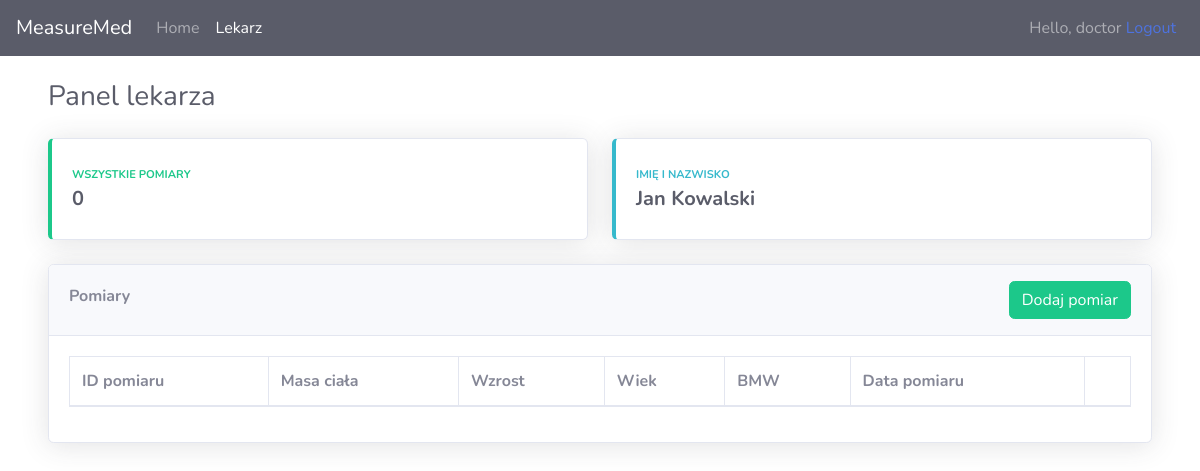
Before: /doctor/ (signed in) with the older database file.
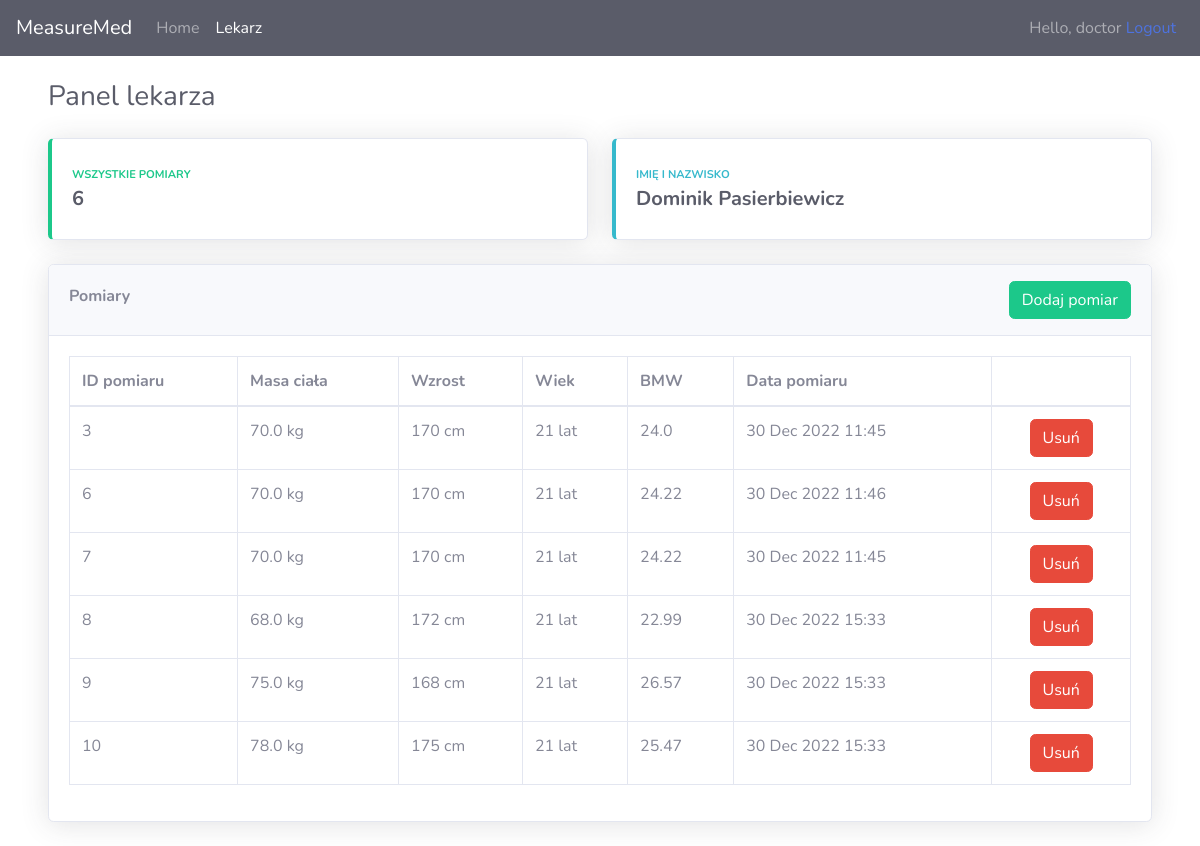
After: the same page with the newer database file.
### app/models.py (models this page shows, shortened)
class Doctor(models.Model):
    user = models.OneToOneField(User, null=True, on_delete=models.CASCADE, related_name='doctor')
    firstName = models.CharField(max_length=200, null=False)
    lastName = models.CharField(max_length=200, null=False)

class Measure(models.Model):
    doctor =  models.ForeignKey(Doctor, null=True, on_delete=models.SET_NULL) #one-to-many relationship
    patient = models.ForeignKey(Patient, null=True, on_delete=models.SET_NULL) #one-to-many relationship
    bmi = models.FloatField(null=True, default=False)
    bodyWeight = models.FloatField(null=False)
    age = models.IntegerField(null=False)
    height = models.IntegerField(null=False)
    measureDate = models.DateTimeField(null=False, default=datetime.datetime.now)

### app/decorators.py (the view)
        def wrapper_func(request, *args, **kwargs):
            group = None
            if request.user.groups.exists():
                group = request.user.groups.all()[0].name
            if group in allowed_roles:
                return view_func(request, *args, **kwargs)
            else:
                return HttpResponse('You are not authorized to view this page.')

### app/views.py (called while the page is built)
@login_required(login_url='login')
@allowed_users(allowed_roles=['doctor'])
def doctor(request):
    current_user = request.user
    doctor = Doctor.objects.get(user=current_user.id)
    measures = Measure.objects.filter(doctor=doctor)
    measuresAmount = measures.count()
    context = {'route': 'doctor', 'measures': measures, 'measuresAmount': measuresAmount, 'doctor': doctor}
    return render(request, 'app/doctor.html', context)

### app/templates/app/doctor.html (shortened to what this page needs)
{% extends 'app/main.html' %} {% block content %}
<div class="container-fluid">
   <div class="d-sm-flex align-items-center justify-content-between mb-4">
      <h1 class="h3 mb-0 text-gray-800">Panel lekarza</h1>
   </div>
   <div class="row">
      <div class="col-xl-6 col-md-12 mb-4">
         <div class="card border-left-success shadow h-100 py-2">
            <div class="card-body">
               <div class="row no-gutters align-items-center">
                  <div class="col mr-2">
                     <div
                        class="text-xs font-weight-bold text-success text-uppercase mb-1"
                        >
                        Wszystkie pomiary
                     </div>
                     <div class="h5 mb-0 font-weight-bold text-gray-800">{{measuresAmount}}</div>
                  </div>
               </div>
            </div>
         </div>
      </div>
      <div class="col-xl-6 col-md-12 mb-4">
         <div class="card border-left-info shadow h-100 py-2">
            <div class="card-body">
               <div class="row no-gutters align-items-center">
                  <div class="col mr-2">
                     <div
                        class="text-xs font-weight-bold text-info text-uppercase mb-1"
                        >
                        Imię i nazwisko
                     </div>
                     <div class="row no-gutters align-items-center">
                        <div class="col-auto">
                           <div class="h5 mb-0 mr-3 font-weight-bold text-gray-800">
                              {{doctor.firstName}} {{doctor.lastName}}
                           </div>
                        </div>
                     </div>
                  </div>
               </div>
            </div>
         </div>
      </div>
   </div>
   <div class="row">
      <div class="col-xl-12 col-md-12">
         <div class="card shadow mb-4">
            <div class="card-header py-3">
              <div class="d-flex justify-content-between">
               <div class="my-auto">
                  <h6 class=" font-weight-bold">Pomiary</h6>
               </div>
               <div class="">
                  <a href="{% url 'create-measure' %}" class="btn btn-success btn-icon-split">
                     <span class="text">Dodaj pomiar</span>
                     </a>
               </div>
              </div>
            </div>
            <div class="card-body">
               <div class="table-responsive">
                  <table
                  class="table table-bordered"
                  id="dataTable"
                  width="100%"
                  cellspacing="0"
                  >
                  <thead>
                     <tr>
                        <th>ID pomiaru</th>
                        <th>Masa ciała</th>
                        <th>Wzrost</th>
                        <th>Wiek</th>
                        <th>BMW</th>
                        <th>Data pomiaru</th>
                        <th></th>
                     </tr>
                  </thead>
                  <tbody>
                     <tr>
                        {% for measure in measures %}
                        <tr>
                           <td>{{measure.id}}</td>
                           <td>{{measure.bodyWeight}} kg</td>
                           <td>{{measure.height}} cm</td>
                           <td>{{measure.age}} lat</td>
                           <td>{{measure.bmi}}</td>
                           <td>{{measure.measureDate | date:"d M Y H:i"}}</td>
                           <td class="text-center"><a href="{% url 'delete-measure' measure.id %}" class="btn btn-danger btn-icon-split">
                              <span class="text">Usuń</span>
                              </a>
                           </td>
                        </tr>
                     {% endfor %}
                     </tr>
                  </tbody>
               </table>
               </div>
            </div>
         </div>
      </div>
   </div>
</div>
{% endblock %}

### app/templates/app/main.html (shortened to what this page needs)
{% load static %}
<!DOCTYPE html>
<html>
  <head>
    <link
      rel="stylesheet"
      href="https://cdn.jsdelivr.net/npm/bootstrap@4.0.0/dist/css/bootstrap.min.css"
    />
    <link rel="stylesheet" type="text/css" href="{% static 'css/main.css' %}">
     <link rel="stylesheet" href="https://cdnjs.cloudflare.com/ajax/libs/Chart.js/2.8.0/Chart.min.css" />
  </head>
  <body>
    {% include 'app/navbar.html' %}
    <div class="container-fluid pt-4">
        {% block content %} {% endblock %}
    </div>
  </body>
</html>

### app/templates/app/navbar.html (shortened to what this page needs)
<nav class="navbar navbar-expand-lg navbar-dark bg-dark">
  <a class="navbar-brand" href="#">MeasureMed</a>
  <div class="collapse navbar-collapse" id="navbarNavAltMarkup">
    <div class="navbar-nav">
      <a
        class="{% if route == 'home' %}active nav-item nav-link{% endif %}nav-item nav-link"
        href="{% url 'home' %}"
        >Home</a
      >
      {% if request.user.groups.all.0.name == 'doctor' %}
      <a
        class="{% if route == 'doctor' %}active nav-item nav-link{% endif %}nav-item nav-link"
        href="{% url 'doctor' %}"
        >Lekarz</a
      >
      {% endif %}
    </div>
  </div>
  <div class="navbar-collapse collapse w-100 order-3 dual-collapse2">
    <ul class="navbar-nav ml-auto">
      <li class="nav-item">
        <span class="nav-item nav-link"
          >Hello, {{request.user}} <a href="{% url 'logout' %}">Logout</a></span
        >
      </li>
    </ul>
  </div>
</nav>

Changed rows visible on the page:
changed Doctor: firstName "Jan" → "Dominik"; lastName "Kowalski" → "Pasierbiewicz"
added Measure: id "3", bodyWeight "70.0", height "170", age "21", bmi "24.0", measureDate "30 Dec 2022 11:45"
added Measure: id "6", bodyWeight "70.0", height "170", age "21", bmi "24.22", measureDate "30 Dec 2022 11:46"
added Measure: id "7", bodyWeight "70.0", height "170", age "21", bmi "24.22", measureDate "30 Dec 2022 11:45"
added Measure: id "8", bodyWeight "68.0", height "172", age "21", bmi "22.99", measureDate "30 Dec 2022 15:33"
added Measure: id "9", bodyWeight "75.0", height "168", age "21", bmi "26.57", measureDate "30 Dec 2022 15:33"
added Measure: id "10", bodyWeight "78.0", height "175", age "21", bmi "25.47", measureDate "30 Dec 2022 15:33"
Other visible differences:
{{ measuresAmount }}: "0" → "6"
